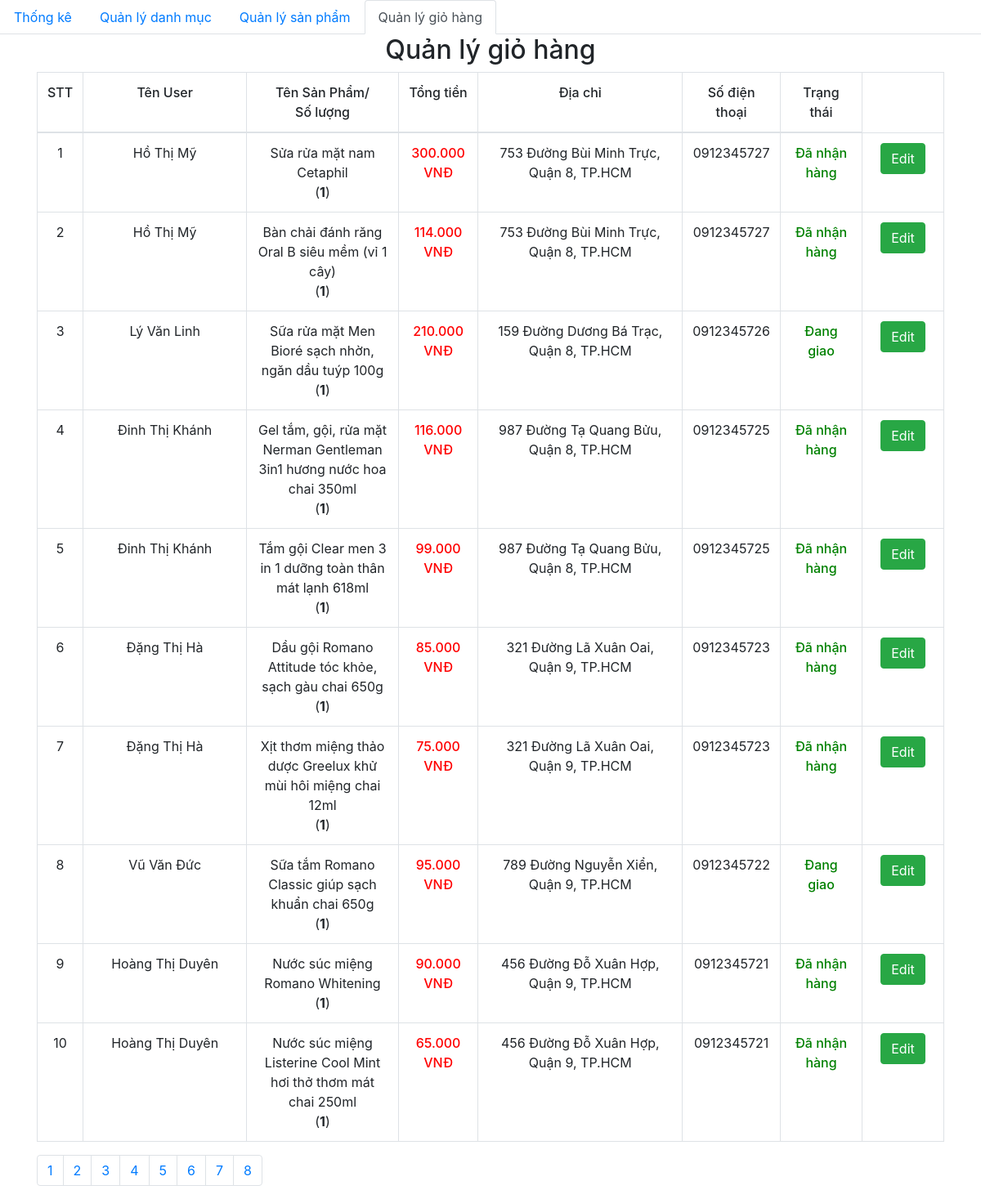
Screenshot of /admin/dashboard.php with the database file from the repository.
### tables this page shows
CREATE TABLE `order_details` (
  `id` int(11) NOT NULL,
  `order_id` int(11) NOT NULL,
  `product_id` int(11) NOT NULL,
  `id_user` int(11) NOT NULL,
  `num` int(11) NOT NULL,
  `price` float NOT NULL,
  `status` varchar(255) NOT NULL
);

CREATE TABLE `orders` (
  `id` int(11) NOT NULL,
  `fullname` varchar(100) NOT NULL,
  `phone_number` varchar(20) NOT NULL,
  `email` varchar(150) NOT NULL,
  `address` varchar(200) NOT NULL,
  `note` varchar(255) DEFAULT NULL,
  `order_date` datetime DEFAULT NULL
);

CREATE TABLE `product` (
  `id` int(11) NOT NULL,
  `title` varchar(200) NOT NULL,
  `price` float NOT NULL,
  `number` float NOT NULL,
  `thumbnail` varchar(500) NOT NULL,
  `content` longtext NOT NULL,
  `id_category` int(11) NOT NULL,
  `created_at` datetime DEFAULT NULL,
  `updated_at` datetime DEFAULT NULL
);

### admin/database/dbhelper.php (called while the page is built, shortened)
<?php
function executeResult($sql)
{
	$con = mysqli_connect(HOST, USERNAME, PASSWORD, DATABASE);
	$result = mysqli_query($con, $sql);
	$data   = [];
	while ($row = mysqli_fetch_array($result, 1)) {
		$data[] = $row;
	}
	return $data;
}

### admin/dashboard.php (the view, shortened to what this page needs)
<?php require_once('database/dbhelper.php'); ?>
<!DOCTYPE html>
<html>
<head>
    <link rel="stylesheet" href="https://maxcdn.bootstrapcdn.com/bootstrap/4.4.1/css/bootstrap.min.css">
    <link href="https://cdn.jsdelivr.net/npm/summernote@0.8.18/dist/summernote.min.css" rel="stylesheet">
</head>
<body>
    <ul class="nav nav-tabs">
        <li class="nav-item">
            <a class="nav-link" href="category/index.php">Thống kê</a>
        </li>
        <li class="nav-item">
            <a class="nav-link" href="category/index.php">Quản lý danh mục</a>
        </li>
        <li class="nav-item">
            <a class="nav-link" href="product/">Quản lý sản phẩm</a>
        </li>
        <li class="nav-item ">
            <a class="nav-link active" href="dashboard.php">Quản lý giỏ hàng</a>
        </li>
    </ul>
    <div class="container">
        <div class="panel panel-primary">
            <div class="panel-heading">
                <h2 class="text-center">Quản lý giỏ hàng</h2>
            </div>
            <div class="panel-body">
                <form action="" method="POST">
                    <table class="table table-bordered table-hover">
                        <thead>
                            <tr style="font-weight: 500;text-align: center;">
                                <td width="50px">STT</td>
                                <td width="200px">Tên User</td>
                                <td>Tên Sản Phẩm/<br>Số lượng</td>
                                <td>Tổng tiền</td>
                                <td width="250px">Địa chỉ</td>
                                <td>Số điện thoại</td>
                                <td>Trạng thái</td>
                            </tr>
                        </thead>
                        <tbody>
                            <?php
                            try {
                                if (isset($_GET['page'])) {
                                    $page = $_GET['page'];
                                } else {
                                    $page = 1;
                                }
                                $limit = 10;
                                $start = ($page - 1) * $limit;
                                $sql = "SELECT * from orders, order_details, product
                                where order_details.order_id=orders.id and product.id=order_details.product_id ORDER BY order_date DESC limit $start,$limit ";
                                $order_details_List = executeResult($sql);
                                $count = 0;
                                foreach ($order_details_List as $item) {
                                    echo '
                                        <tr style="text-align: center;">
                                            <td width="50px">' . (++$count) . '</td>
                                            <td style="text-align:center">' . $item['fullname'] . '</td>
                                            <td>' . $item['title'] . '<br>(<strong>' . $item['num'] . '</strong>)</td>
                                            <td class="b-500 red">' . number_format($item['price'], 0, ',', '.') . '<span> VNĐ</span></td>
                                            <td width="100px">' . $item['address'] . '</td>
                                            <td width="100px">' . $item['phone_number'] . '</td>
                                            <td width="100px" class="green b-500">' . $item['status'] . '</td>
                                            <td width="100px">
                                                <a href="edit.php?order_id=' . $item['order_id'] . '" class="btn btn-success">Edit</a>
                                            </td>
                                        </tr>
                                    ';
                                }
                            } catch (Exception $e) {
                                die("Lỗi thực thi sql: " . $e->getMessage());
                            }
                            ?>
                        </tbody>
                    </table>
                </form>
            </div>
            <ul class="pagination">
                <?php
                $sql = "SELECT * from orders, order_details, product
                where order_details.order_id=orders.id and product.id=order_details.product_id";
                $conn = mysqli_connect(HOST, USERNAME, PASSWORD, DATABASE);
                $result = mysqli_query($conn, $sql);
                $current_page = 0;
                if (mysqli_num_rows($result)) {
                    $numrow = mysqli_num_rows($result);
                    $current_page = ceil($numrow / 10);
                }
                for ($i = 1; $i <= $current_page; $i++) {
                    if ($i == $current_page) {
                        echo '
            <li class="page-item"><a class="page-link" href="?page=' . $i . '">' . $i . '</a></li>';
                    } else {
                        echo '
            <li class="page-item"><a class="page-link" href="?page=' . $i . '">' . $i . '</a></li>
                    ';
                    }
                }
                ?>
            </ul>
        </div>
    </div>
</body>
</html>

### admin/dashboard.php (style rules this page uses)
.b-500 { font-weight: 500; }
.red { color: red; }
.green { color: green; }

### rows the page displays
order_details: order.fullname "Hồ Thị Mỹ", product.title "Sửa rửa mặt nam Cetaphil", num "1", product.price "300.000", order.address "753 Đường Bùi Minh Trực, Quận 8, TP.HCM", order.phone_number "0912345727", status "Đã nhận hàng"
order_details: order.fullname "Hồ Thị Mỹ", product.title "Bàn chải đánh răng Oral B siêu mềm (vỉ 1 cây)", num "1", product.price "114.000", order.address "753 Đường Bùi Minh Trực, Quận 8, TP.HCM", order.phone_number "0912345727", status "Đã nhận hàng"
order_details: order.fullname "Lý Văn Linh", product.title "Sữa rửa mặt Men Bioré sạch nhờn, ngăn dầu tuýp 100g", num "1", product.price "210.000", order.address "159 Đường Dương Bá Trạc, Quận 8, TP.HCM", order.phone_number "0912345726", status "Đang giao"
order_details: order.fullname "Đinh Thị Khánh", product.title "Gel tắm, gội, rửa mặt Nerman Gentleman 3in1 hương nước hoa chai 350ml", num "1", product.price "116.000", order.address "987 Đường Tạ Quang Bửu, Quận 8, TP.HCM", order.phone_number "0912345725", status "Đã nhận hàng"
order_details: order.fullname "Đinh Thị Khánh", product.title "Tắm gội Clear men 3 in 1 dưỡng toàn thân mát lạnh 618ml", num "1", product.price "99.000", order.address "987 Đường Tạ Quang Bửu, Quận 8, TP.HCM", order.phone_number "0912345725", status "Đã nhận hàng"
order_details: order.fullname "Đặng Thị Hà", product.title "Dầu gội Romano Attitude tóc khỏe, sạch gàu chai 650g", num "1", product.price "85.000", order.address "321 Đường Lã Xuân Oai, Quận 9, TP.HCM", order.phone_number "0912345723", status "Đã nhận hàng"
order_details: order.fullname "Đặng Thị Hà", product.title "Xịt thơm miệng thảo dược Greelux khử mùi hôi miệng chai 12ml", num "1", product.price "75.000", order.address "321 Đường Lã Xuân Oai, Quận 9, TP.HCM", order.phone_number "0912345723", status "Đã nhận hàng"
order_details: order.fullname "Vũ Văn Đức", product.title "Sữa tắm Romano Classic giúp sạch khuẩn chai 650g", num "1", product.price "95.000", order.address "789 Đường Nguyễn Xiển, Quận 9, TP.HCM", order.phone_number "0912345722", status "Đang giao"
order_details: order.fullname "Hoàng Thị Duyên", product.title "Nước súc miệng Romano Whitening", num "1", product.price "90.000", order.address "456 Đường Đỗ Xuân Hợp, Quận 9, TP.HCM", order.phone_number "0912345721", status "Đã nhận hàng"
order_details: order.fullname "Hoàng Thị Duyên", product.title "Nước súc miệng Listerine Cool Mint hơi thở thơm mát chai 250ml", num "1", product.price "65.000", order.address "456 Đường Đỗ Xuân Hợp, Quận 9, TP.HCM", order.phone_number "0912345721", status "Đã nhận hàng"
